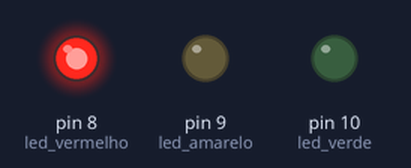
Bench run of a sketch on a simulated Arduino Uno, built with avr-gcc and run on an emulated ATmega328P. Shown: output pins drawn as LEDs (lit = HIGH).

Above: at 1.5 s.
At 4.5 s:
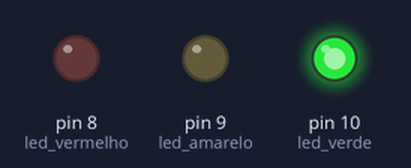
At 6.5 s:
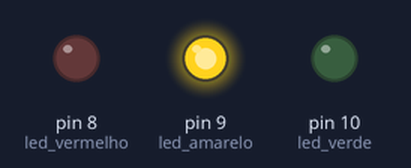
Timing chart, 0 to 9.1 s (numbered marks = the images above):
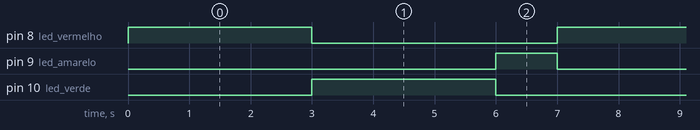

The sketch:

semaforo.ino
```cpp
#define led_vermelho 8
#define led_amarelo 9
#define led_verde 10

void setup()
{
  pinMode(led_vermelho,OUTPUT);
    pinMode(led_amarelo,OUTPUT);
    pinMode(led_verde,OUTPUT);
}
void loop()
{
  digitalWrite(led_vermelho,HIGH);
    digitalWrite(led_amarelo,LOW);
    digitalWrite(led_verde,LOW);
    delay(3000);
    digitalWrite(led_vermelho,LOW);
    digitalWrite(led_amarelo,LOW);
    digitalWrite(led_verde,HIGH);
    delay(3000);
    digitalWrite(led_vermelho,LOW);
    digitalWrite(led_amarelo,HIGH);
    digitalWrite(led_verde,LOW);
    delay(1000);

}
```

Measured:
- by itself, pin 8 (led_vermelho), pin 10 (led_verde): alternates HIGH for 3.0 s and LOW for 4.0 s
- by itself, pin 9 (led_amarelo): alternates HIGH for 1.0 s and LOW for 6.0 s
- by itself, everything shown: repeats every 7.0 s, in 3 steps
